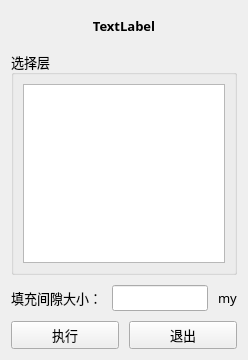
<?xml version="1.0" encoding="UTF-8"?>
<ui version="4.0">
 <class>Form</class>
 <widget class="QWidget" name="Form">
  <property name="geometry">
   <rect>
    <x>0</x>
    <y>0</y>
    <width>248</width>
    <height>360</height>
   </rect>
  </property>
  <property name="font">
   <font>
    <family>微软雅黑</family>
    <pointsize>10</pointsize>
   </font>
  </property>
  <property name="windowTitle">
   <string>填充间隙</string>
  </property>
  <layout class="QVBoxLayout" name="verticalLayout_2">
   <property name="spacing">
    <number>10</number>
   </property>
   <item>
    <widget class="QLabel" name="label_title">
     <property name="minimumSize">
      <size>
       <width>0</width>
       <height>30</height>
      </size>
     </property>
     <property name="font">
      <font>
       <family>微软雅黑</family>
       <pointsize>10</pointsize>
       <weight>75</weight>
       <bold>true</bold>
      </font>
     </property>
     <property name="text">
      <string>TextLabel</string>
     </property>
     <property name="alignment">
      <set>Qt::AlignCenter</set>
     </property>
    </widget>
   </item>
   <item>
    <widget class="QGroupBox" name="groupBox">
     <property name="title">
      <string>选择层</string>
     </property>
     <layout class="QVBoxLayout" name="verticalLayout">
      <item>
       <widget class="QListWidget" name="listWidget"/>
      </item>
     </layout>
    </widget>
   </item>
   <item>
    <layout class="QHBoxLayout" name="horizontalLayout_2">
     <item>
      <widget class="QLabel" name="label">
       <property name="text">
        <string>填充间隙大小：</string>
       </property>
      </widget>
     </item>
     <item>
      <widget class="QLineEdit" name="lineEdit_size"/>
     </item>
     <item>
      <widget class="QLabel" name="label_4">
       <property name="text">
        <string>my</string>
       </property>
      </widget>
     </item>
    </layout>
   </item>
   <item>
    <layout class="QHBoxLayout" name="horizontalLayout">
     <item>
      <widget class="QPushButton" name="pushButton_exec">
       <property name="cursor">
        <cursorShape>PointingHandCursor</cursorShape>
       </property>
       <property name="text">
        <string>执行</string>
       </property>
      </widget>
     </item>
     <item>
      <widget class="QPushButton" name="pushButton_exit">
       <property name="cursor">
        <cursorShape>PointingHandCursor</cursorShape>
       </property>
       <property name="text">
        <string>退出</string>
       </property>
      </widget>
     </item>
    </layout>
   </item>
  </layout>
 </widget>
 <resources/>
 <connections/>
</ui>
